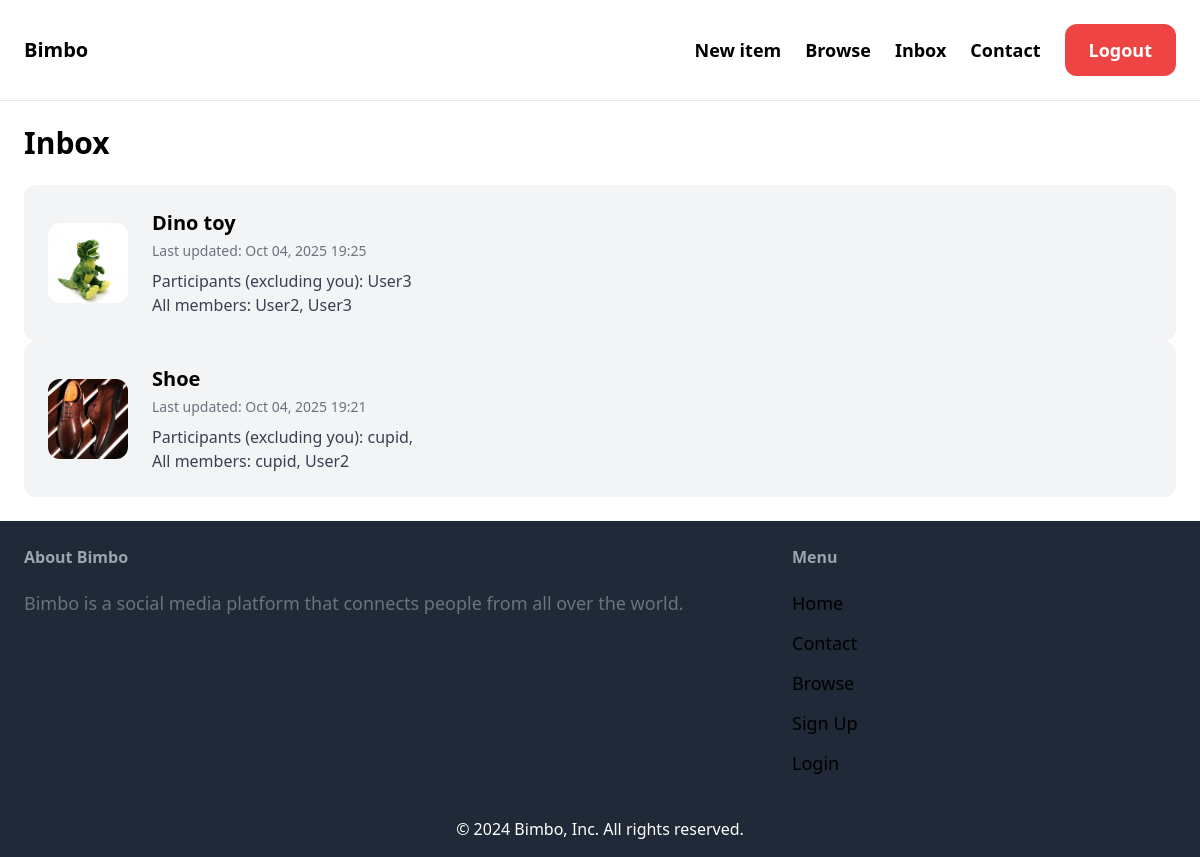
The page /communication/ (signed in) on the database its author committed.
### communication/models.py (models this page shows)
class Conversation(models.Model):
    item = models.ForeignKey(Item, related_name='conversations', on_delete=models.CASCADE)
    members = models.ManyToManyField(User, related_name='conversations')
    created_at = models.DateTimeField(auto_now_add=True)
    modified_at = models.DateTimeField(auto_now=True)
    class Meta:
        ordering = ('-modified_at',)

### item/models.py (models this page shows, shortened)
class Item(models.Model):
    name = models.CharField(max_length=200)
    description = models.TextField(blank=True, null=True)
    price = models.DecimalField(max_digits=10, decimal_places=2)
    created_by = models.ForeignKey(User, related_name='items', on_delete=models.CASCADE, null=True, blank=True)
    created_at = models.DateTimeField(auto_now_add=True)
    is_available = models.BooleanField(default=True)
    category = models.ForeignKey(Category, on_delete=models.CASCADE, related_name='items', default=4)
    image = models.ImageField(upload_to='item_images', blank=True, null=True)

### communication/views.py (the view)
# urls.py: path('', views.inbox, name='inbox'),
@login_required
def inbox(request):
    conversations = Conversation.objects.filter(members=request.user).distinct()
    return render(request, 'conversation/inbox.html', {
        'conversations': conversations
    })

### communication/templates/conversation/inbox.html
{% extends 'base.html' %}
{% block content %}
<h1 class="mb-6 text-3xl font-bold">Inbox</h1>
<div class="space-y-6">
    {% for conversation in conversations %}
        <a href="{% url 'conversation:detail' conversation.id %}">
            <div class="flex items-center p-6 bg-gray-100 rounded-xl hover:bg-gray-200 transition">
                <div class="mr-6">
                    {% if conversation.item.image %}
                        <img src="{{ conversation.item.image.url }}" alt="{{ conversation.item.name }}" class="w-20 h-20 object-cover rounded-xl">
                    {% else %}
                        <div class="w-20 h-20 bg-gray-300 rounded-xl flex items-center justify-center text-gray-600">No Image</div>
                    {% endif %}
                </div>
                <div class="flex-1">
                    <h2 class="text-xl font-semibold mb-1">{{ conversation.item.name }}</h2>
                    <p class="text-gray-500 text-sm mb-2">Last updated: {{ conversation.modified_at|date:"M d, Y H:i" }}</p>
<p class="text-gray-700">
    Participants (excluding you):
    {% for member in conversation.members.all %}
        {% if member != request.user %}
            {{ member.username }}{% if not forloop.last %}, {% endif %}
        {% endif %}
    {% empty %}
        No other participants
    {% endfor %}
</p>
<p class="text-gray-700">
    All members:
    {% for member in conversation.members.all %}
        {{ member.username }}{% if not forloop.last %}, {% endif %}
    {% endfor %}
</p>
                </div>
            </div>
        </a>
    {% empty %}
        <p class="text-gray-500">You have no conversations yet.</p>
    {% endfor %}
</div>
{% endblock %}

### rows shown on the page
Conversation: item.image (picture), item.name "Dino toy", modified_at "Oct 04, 2025 19:25"
Conversation: item.image (picture), item.name "Shoe", modified_at "Oct 04, 2025 19:21"

### other values the page prints
{{ member.username }} "User3"
{{ member.username }} "User2"
{{ member.username }} "cupid"
